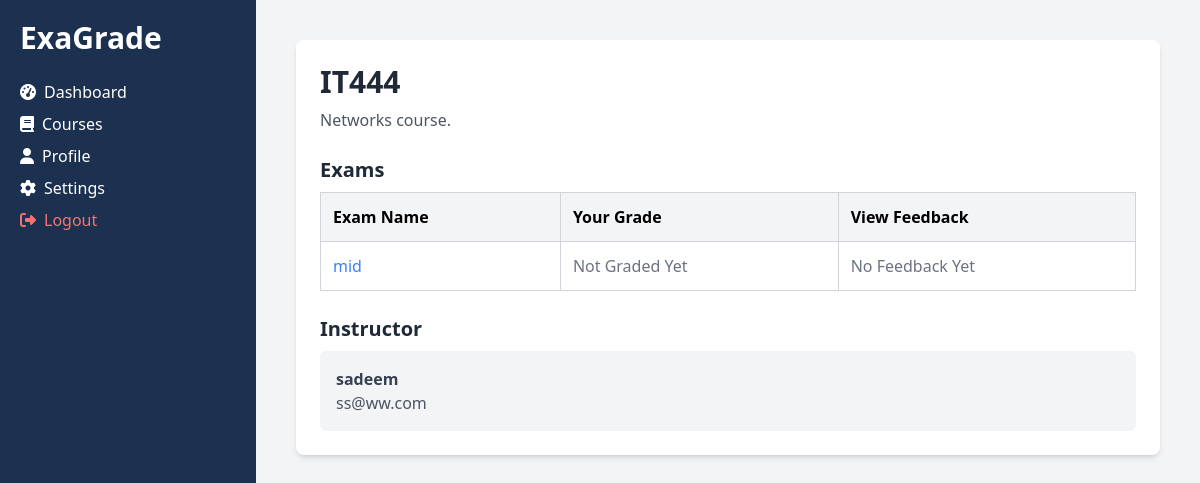
Page /courses/13/ (signed in) on the committed database.
### courses/models.py (models this page shows, shortened)
class Course(models.Model):
    name = models.CharField(max_length=255)
    description = models.TextField(blank=True, null=True)
    instructor = models.ForeignKey(CustomUser, on_delete=models.CASCADE, related_name="courses")
    students = models.ManyToManyField(CustomUser, related_name="enrolled_courses", blank=True)
    course_code = models.CharField(max_length=6, unique=True, blank=True)  # Unique 6-digit code

### exams/models.py (models this page shows, shortened)
class Exam(models.Model):
    STATUS_CHOICES = [
        ("done", "Done"),
        ("progress", "Progress"),
        ("pending", "Pending"),
        ("requires_attention", "Requires Attention"),
    ]
    name = models.CharField(max_length=255)
    course = models.ForeignKey(Course, on_delete=models.CASCADE, related_name="exams")
    created_at = models.DateTimeField(auto_now_add=True)
    status = models.CharField(max_length=20, choices=STATUS_CHOICES, default="pending")
    instructor = models.ForeignKey(CustomUser, on_delete=models.CASCADE, related_name="exams")
    student_paper = models.FileField(upload_to="exams/student_papers/", blank=True, null=True)
    solution_module = models.FileField(upload_to="exams/solution_modules/", blank=True, null=True)
    total_marks = models.PositiveIntegerField(default=0)
    duration_minutes = models.PositiveIntegerField(default=0)

### users/models.py (models this page shows)
class CustomUser(AbstractUser):
    is_instructor = models.BooleanField(default=False)
    is_student = models.BooleanField(default=False)
    phone_number = models.CharField(max_length=15, blank=True, null=True)
    bio = models.TextField(blank=True, null=True)
    profile_image = models.ImageField(
        upload_to="profiles/",
        default="profiles/profile-default.png",
        null=True,
        blank=True
    )

### courses/views.py (the view)
# urls.py: path("<int:course_id>/", course_detail_view, name="detail"),  # Course detail view
@login_required
def course_detail_view(request, course_id):
    course = get_object_or_404(Course, id=course_id)
    exams = Exam.objects.filter(course=course)
    students = course.students.all() if request.user.is_instructor else None
    if request.user.is_student:
        for exam in exams:
            exam.grades = Grade.objects.filter(exam=exam, student=request.user)  # Fetch only their grades
    else:
        for exam in exams:
            exam.grades = Grade.objects.filter(exam=exam)  # Fetch all grades for instructors
    return render(request, "courses/course_detail.html", {
        "course": course,
        "exams": exams,
        "students": students  # Pass students list to the template
    })

### ExaGrade/courses/templates/courses/course_detail.html (shortened to what this page needs)
{% extends "base.html" %}
{% block content %}
<div class="max-w-5xl mx-auto bg-white p-6 rounded-lg shadow-md">
    <h1 class="text-3xl font-bold text-gray-800">{{ course.name }}</h1>
    <p class="text-gray-600 mt-2">{{ course.description }}</p>
    <h2 class="text-xl font-semibold text-gray-800 mt-6">Exams</h2>
    <div class="mt-2 overflow-x-auto">
        {% if exams %}
        <table class="w-full border-collapse border border-gray-300">
            <thead>
                <tr class="bg-gray-100 text-left">
                    <th class="p-3 border border-gray-300">Exam Name</th>
                    {% if request.user.is_instructor %}
                    <th class="p-3 border border-gray-300">Status</th>
                    <th class="p-3 border border-gray-300">Students Grades</th>
                    {% else %}
                    <th class="p-3 border border-gray-300">Your Grade</th>
                    <th class="p-3 border border-gray-300">View Feedback</th>
                    {% endif %}
                </tr>
            </thead>
            <tbody>
                {% for exam in exams %}
                <tr>
                    <td class="p-3 border border-gray-300">
                        <a href="{% url 'exams:detail' exam.id %}" class="text-blue-500 hover:underline">
                            {{ exam.name }}
                        </a>
                    </td>
                    {% if request.user.is_instructor %}
                    <td class="p-3 border border-gray-300">
                        {% if exam.status == "done" %}
                            <span class="text-green-500 font-semibold">🟢 Done</span>
                        {% elif exam.status == "progress" %}
                            <span class="text-yellow-500 font-semibold">🟡 In Progress</span>
                        {% else %}
                            <span class="text-gray-500 font-semibold">Pending</span>
                        {% endif %}
                    </td>
                    <td class="p-3 border border-gray-300">
                        <a href="{% url 'exams:exam_students_grades' exam.id %}" class="text-blue-500 hover:underline">
                            View Grades
                        </a>
                    </td>
                    {% else %}
                    <td class="p-3 border border-gray-300">
                        {% with student_grade=exam.grades.first %}
                            {% if student_grade and student_grade.grade %}
                                {{ student_grade.grade }}
                            {% else %}
                                <span class="text-gray-500">Not Graded Yet</span>
                            {% endif %}
                        {% endwith %}
                    </td>
                    <td class="p-3 border border-gray-300">
                        {% with student_grade=exam.grades.first %}
                            {% if student_grade and student_grade.feedback %}
                                <a href="#" class="text-green-500 hover:underline">
                                    View Feedback
                                </a>
                            {% else %}
                                <span class="text-gray-500">No Feedback Yet</span>
                            {% endif %}
                        {% endwith %}
                    </td>
                    {% endif %}
                </tr>
                {% endfor %}
            </tbody>
        </table>
        {% else %}
        <p class="text-gray-500 mt-4">No exams available for this course.</p>
        {% endif %}
    </div>
    {% if not request.user.is_instructor %}
    <h2 class="text-xl font-semibold text-gray-800 mt-6">Instructor</h2>
    <div class="mt-2 p-4 bg-gray-100 rounded-md">
        <p class="text-gray-700 font-bold">{{ course.instructor.username }}</p>
        <p class="text-gray-600">{{ course.instructor.email }}</p>
    </div>
    {% endif %}
</div>
{% endblock %}

### rows in the picture
Course: name "IT444", description "Networks course.", instructor.username "sadeem", instructor.email "ss@ww.com"
Exam: name "mid"
